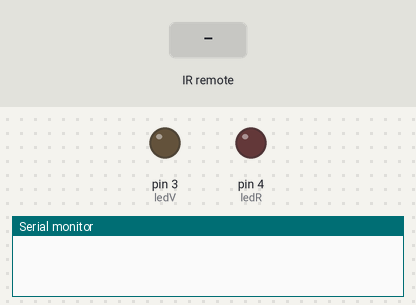
A sketch run on a simulated Arduino Uno, built with avr-gcc and run on an emulated ATmega328P. On the bench: output pins drawn as LEDs (lit = HIGH), the last lines printed to the serial monitor. The inputs (shaded band) are chosen by the test bench.

Above: at 1.2 s.
1.3 s: infrared code 0xFF30CF received
At 1.6 s:
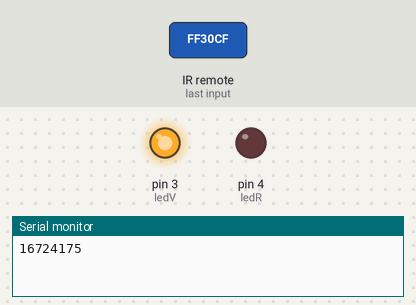
2.8 s: infrared code 0xFF18E7 received
At 4.0 s:
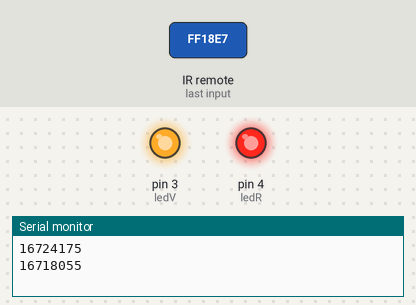
4.3 s: infrared code 0xFF6897 received
At 5.1 s:
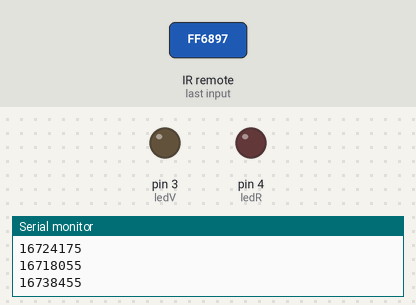
5.8 s: infrared code 0xFF18E7 received
At 6.3 s:
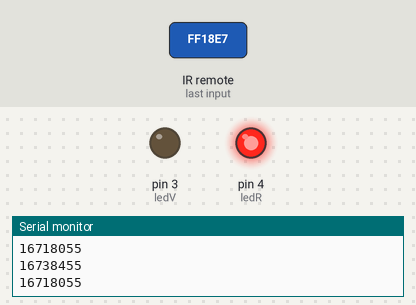
Timing chart, 0 to 8.3 s (numbered marks = the images above; inputs shaded):
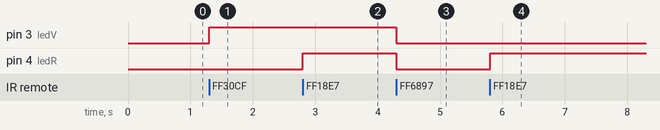

The sketch:

leds_infrared.ino
```cpp
#include <IRremote.h>

int IR = 11;
int ledV = 3;
int ledR = 4;
IRrecv RCEP(IR);

decode_results RIR;

void setup()
{
 Serial.begin(9600);
 RCEP.enableIRIn();
 pinMode(ledV, OUTPUT);
 pinMode(ledR, OUTPUT);
}

void loop()
{
 if (RCEP.decode(&RIR))
 {
 Serial.println(RIR.value, DEC);
 if (RIR.value == 0xFF6897)
 {
 digitalWrite(ledV, 0);
 digitalWrite(ledR, 0);
 }

 if(RIR.value == 0xFF30CF)
 {
 digitalWrite(ledV, 1);
 }

 if(RIR.value == 0xFF18E7)
 {
 digitalWrite(ledR,1);
 }
 RCEP.resume();
 }
}
```

Measured:
- after the input at 1.3 s, pin 3 (ledV): LOW → HIGH at once
- after the input at 2.8 s, pin 4 (ledR): LOW → HIGH at once
- after the input at 4.3 s, pin 3 (ledV), pin 4 (ledR): HIGH → LOW at once
- after the input at 5.8 s, pin 4 (ledR): LOW → HIGH at once
